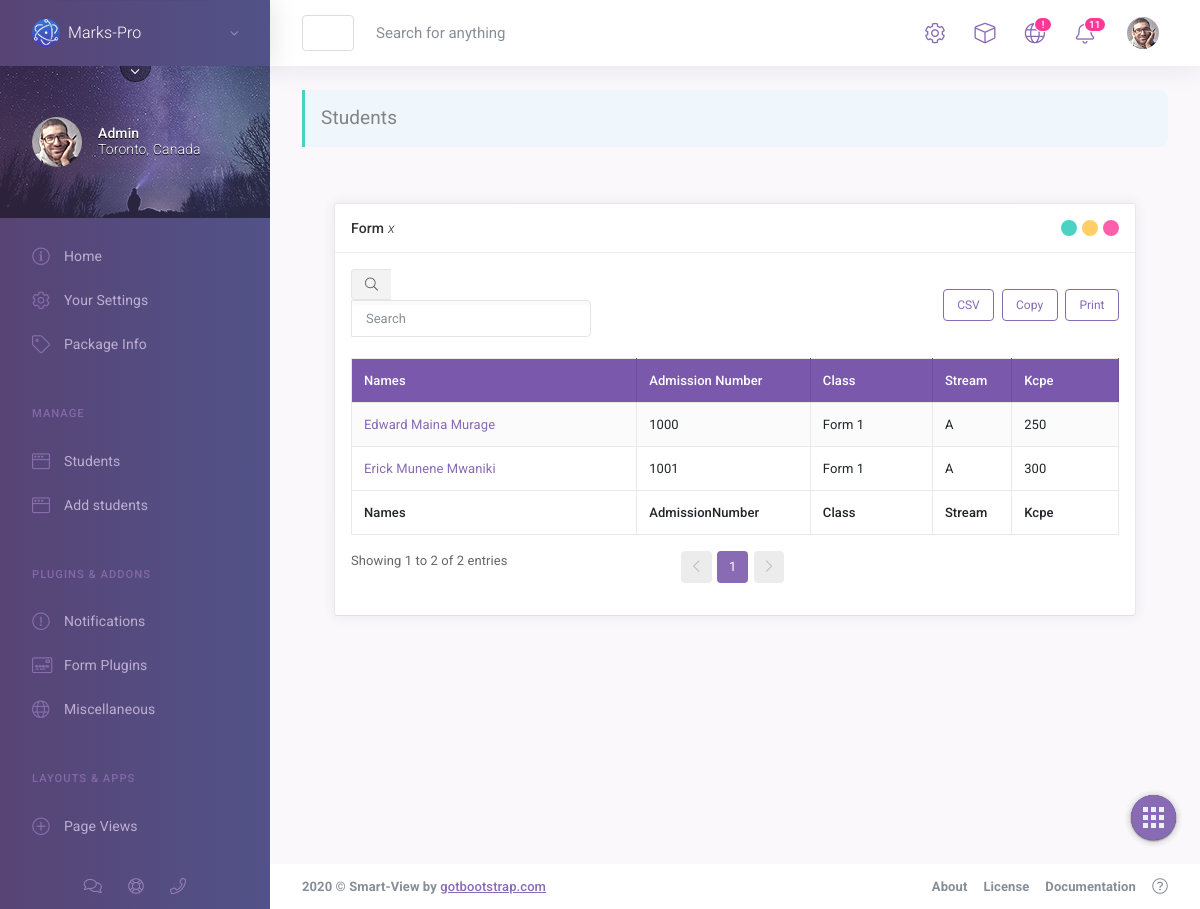
The page /students/ on the database its author committed.
### students/models.py (models this page shows)
class Student(models.Model):
    admission_number=models.PositiveIntegerField(primary_key=True, unique=True, verbose_name='Admission number')
    fname=models.CharField(max_length=30, verbose_name='First name')
    sname=models.CharField(max_length=30, verbose_name='Middle Name')
    surname=models.CharField(max_length=30)
    class_id=models.ForeignKey(Forms,verbose_name='Class', default=1,on_delete=models.CASCADE,)
    kcpe=models.PositiveIntegerField(verbose_name='Kcpe Marks',validators=[MinValueValidator(1),MaxValueValidator(500)])
    passport=models.FileField(max_length=200,upload_to='passports/',verbose_name='Passport Photo')
    stream_id=models.ForeignKey(Stream,verbose_name='Stream',default='A',on_delete=models.CASCADE)

### forms/models.py (models this page shows)
class Forms(models.Model):
    form_id=models.IntegerField(primary_key=True)
    form_name=models.TextField(max_length=10, verbose_name='Form name')
    """
    Model field 	Form field
AutoField 	Not represented in the form
BigAutoField 	Not represented in the form
BigIntegerField 	IntegerField with min_value set to -9223372036854775808 and max_value set to 9223372036854775807.
BinaryField 	CharField, if editable is set to True on the model field, otherwise not represented in the form.
BooleanField 	BooleanField, or NullBooleanField if null=True.
CharField 	CharField with max_length set to the model field’s max_length and empty_value set to None if null=True.
DateField 	DateField
DateTimeField 	DateTimeField
DecimalField 	DecimalField
DurationField 	DurationField
EmailField 	EmailField
FileField 	FileField
FilePathField 	FilePathField
FloatField 	FloatField
ForeignKey 	ModelChoiceField (see below)
ImageField 	ImageField
IntegerField 	IntegerField
IPAddressField 	IPAddressField
GenericIPAddressField 	GenericIPAddressField
ManyToManyField 	ModelMultipleChoiceField (see below)
NullBooleanField 	NullBooleanField
PositiveIntegerField 	IntegerField
PositiveSmallIntegerField 	IntegerField
SlugField 	SlugField
SmallAutoField 	Not represented in the form
SmallIntegerField 	IntegerField
TextField 	CharField with widget=forms.Textarea
TimeField 	TimeField
URLField 	URLField
UUIDField 	UUIDField
    """

### streams/models.py (models this page shows)
class Stream(models.Model):
    stream_id=models.AutoField(primary_key=True,unique=True,verbose_name='Stream')
    stream_name=models.CharField(max_length=10, verbose_name='Stream', unique=True)

### students/views.py (the view)
# urls.py: path('',studentIndex,name='students'),
def studentIndex(request):
    students=Student.objects.all()
    return render(request, 'student_index.html',context={'info':'All students',"students":students})

### students/templates/student_index.html (shortened to what this page needs)
{% extends 'base.html' %}
{% load static %}
{% block blockcss %}
<link rel="stylesheet" media="screen, print" href="{% static 'css/notifications/sweetalert2/sweetalert2.bundle.css' %}">
<link rel="stylesheet" media="screen, print" href="{% static 'css/statistics/c3/c3.css' %}">
{% endblock %}
{% block pagecontent %}
<main id="js-page-content" role="main" class="page-content">
    <div class="panel-container show">
        <div class="panel-content">
            <div class="panel-tag">
            <h3>Students</h3>
            </div>
            <main id="js-page-content" role="main" class="page-content">
                        <div class="row">
                            <div class="col-xl-12">
                                <div id="panel-1" class="panel">
                                    <div class="panel-hdr">
                                        <h2>
                                            Form <span class="fw-300"><i>x</i></span>
                                        </h2>
                                        <div class="panel-toolbar">
                                            <button class="btn btn-panel waves-effect waves-themed" data-action="panel-collapse" data-toggle="tooltip" data-offset="0,10" data-original-title="Collapse"></button>
                                            <button class="btn btn-panel waves-effect waves-themed" data-action="panel-fullscreen" data-toggle="tooltip" data-offset="0,10" data-original-title="Fullscreen"></button>
                                            <button class="btn btn-panel waves-effect waves-themed" data-action="panel-close" data-toggle="tooltip" data-offset="0,10" data-original-title="Close"></button>
                                        </div>
                                    </div>
                                    <div class="panel-container show">
                                        <div class="panel-content">
                                            <div id="dt-basic-example_wrapper" class="dataTables_wrapper dt-bootstrap4"></div><div class="row"><div class="col-sm-12"><table id="dt-basic-example" class="table table-bordered table-hover table-striped w-100 dataTable dtr-inline" role="grid" aria-describedby="dt-basic-example_info" style="width: 988px;">
                                                <thead class="bg-primary-600">
                                                    <tr role="row"><th class="sorting" tabindex="0" aria-controls="dt-basic-example" rowspan="1" colspan="1" style="width: 232px;" aria-label="Position: activate to sort column ascending">Names</th><th class="sorting_asc" tabindex="0" aria-controls="dt-basic-example" rowspan="1" colspan="1" style="width: 150px;" aria-sort="ascending" aria-label="Name: activate to sort column descending">Admission Number</th><th class="sorting" tabindex="0" aria-controls="dt-basic-example" rowspan="1" colspan="1" style="width: 112px;" aria-label="Office: activate to sort column ascending">Class</th><th class="sorting" tabindex="0" aria-controls="dt-basic-example" rowspan="1" colspan="1" style="width: 53px;" aria-label="Age: activate to sort column ascending">Stream</th><th class="sorting" tabindex="0" aria-controls="dt-basic-example" rowspan="1" colspan="1" style="width: 101px;" aria-label="Start date: activate to sort column ascending">Kcpe</th></tr>
                                                </thead>
                                                <tbody>
                                                {% for student in students %}
                                                   <tr role="row" class="odd">
                                                        <td tabindex="0" class="sorting_1">
                                                        <a href="view_student/?adm_no={{student.admission_number}}">{{ student.fname | title }} {{ student.sname | title }} {{ student.surname | title }}</a></td>
                                                        <td>{{ student.admission_number}}</td>
                                                        <td>{{ student.class_id.form_name }}</td>
                                                        <td>{{ student.stream_id.stream_name | title }}</td>
                                                        <td>{{ student.kcpe | title }}</td>
                                                    </tr>
                                                  {% endfor %}
                                               </tbody>
                                                <tfoot>
                                                    <tr><th rowspan="1" colspan="1">Names</th><th rowspan="1" colspan="1">AdmissionNumber</th><th rowspan="1" colspan="1">Class</th><th rowspan="1" colspan="1">Stream</th><th rowspan="1" colspan="1">Kcpe</th></tr>
                                                </tfoot>
                                            </table></div></div>
                                </div>
                            </div>
                        </div>
                    </main>
        </div>
    </div>
</main>
{% endblock %}

### rows shown on the page
Student: fname "Edward", sname "Maina", surname "Murage", admission_number "1000", class_id.form_name "Form 1", stream_id.stream_name "A", kcpe "250"
Student: fname "Erick", sname "Munene", surname "Mwaniki", admission_number "1001", class_id.form_name "Form 1", stream_id.stream_name "A", kcpe "300"
